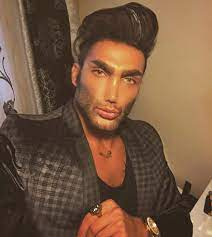
#> input picture source/Untitled.jpeg, 212 x 237 px; its folder holds only this picture in this run
$ python run.py
#> lines starting #> are read from the running program, lines starting #| are printed output that depends on the picture
from PIL import Image
import glob

i = 1
total = len(glob.glob("./source/*.*"))
for file in glob.glob("./source/*.*"):
    try:
        img = Image.open(file)
#> img is the input picture: PIL image 212x237 RGB; mean R, G, B 118.7, 88.5, 65.5
    except :
        print("Unable to access")

    jpgV = img.convert("RGB")
    res = jpgV.resize((128,128))
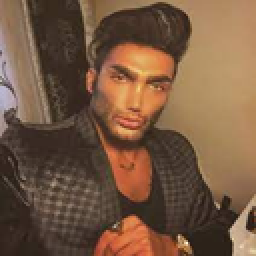
#> res: PIL image 128x128 RGB (shown 2 times larger); mean R, G, B 118.7, 88.5, 65.5
    res.save(f"./output/emoji{i}.jpg")
    print(f"{i} / {total} converted")
    i += 1
